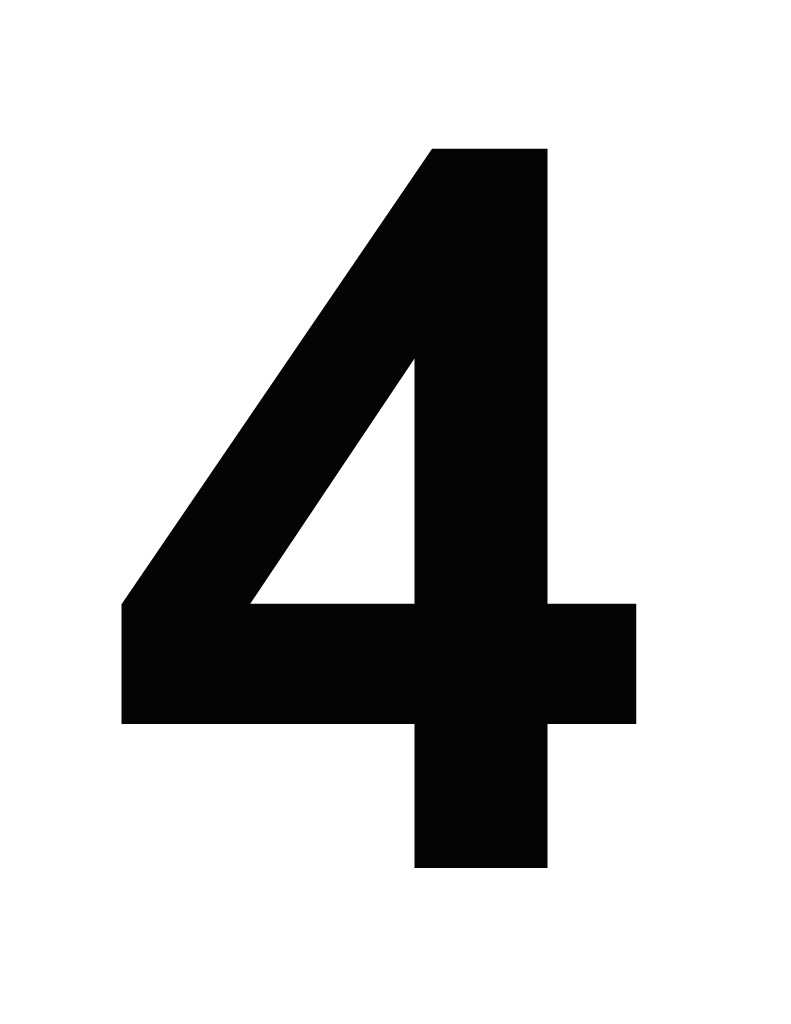
//> input picture digit/images/4.jpg, 791 x 1024 px
$ ./digit_r3 images/4.jpg   (built with g++ and OpenCV 4)
//> lines starting //> are read from the running program, lines starting //| are printed output that depends on the picture; after the words box and inside, x2 and y2 are one past the last pixel; in counts of white or black regions, pixels touching at a corner belong together
#include <opencv2/opencv.hpp>
#include <stdio.h>
#include <iostream>

using namespace cv;
using namespace std;

int main(int argc, char *argv[])
{
//Variable Declaration
	Mat img, canny, eroded;
	namedWindow("Digit Model", CV_WINDOW_NORMAL);

//Read Image
	if(argc!=2)
	{
		cout<<"\nUsage: ./digit.cpp <Your Image>\n";
		return -1;
	}

	img = imread(argv[1]);
//> img is the input picture: 1024 rows x 791 cols, CV_8UC3; min 0, max 255, mean 198
	if(!img.data)
	{
		cout<<"\n Not a Valid Image\n";
		return -1;
	}

//edge
	Mat gray, blur;
	cvtColor(img, gray, CV_BGR2GRAY);
	GaussianBlur(gray, blur, Size(3,3), 0);
	Canny(blur, canny, 120, 360, 3);
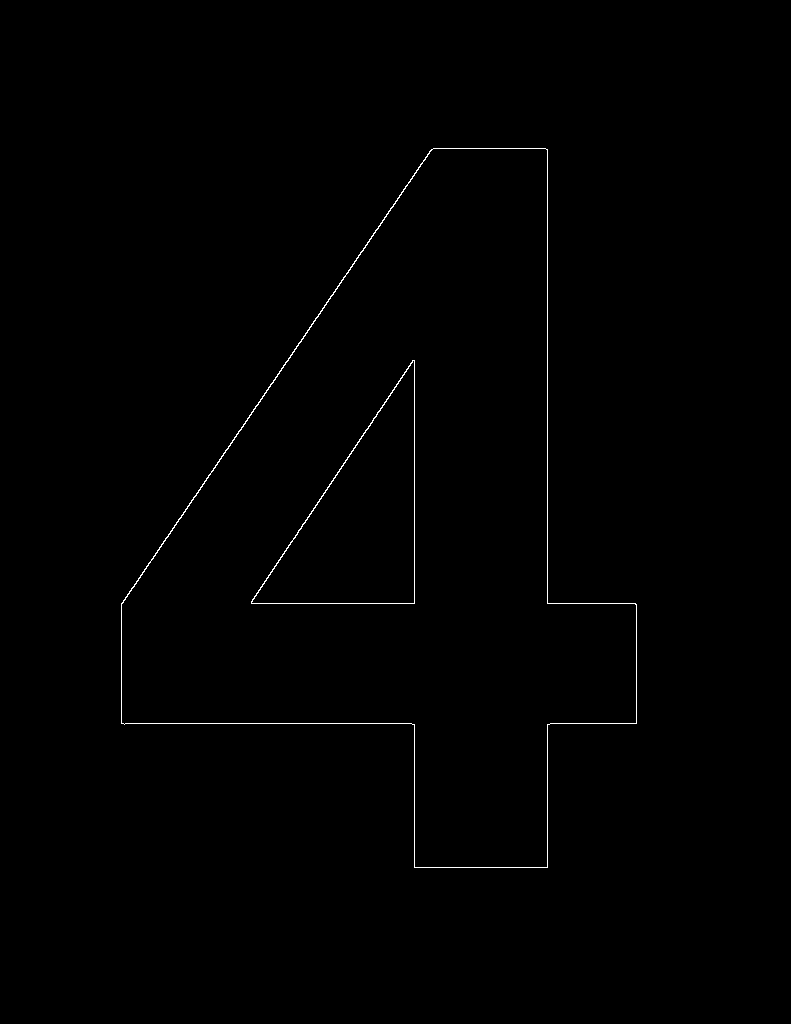
//> canny: 1024 rows x 791 cols, CV_8UC1; 0.4% white in thin lines or dots, all inside (x1, y1, x2, y2) = (121, 148, 637, 868)

//contour
	Mat bw;
	canny.copyTo(bw);
	vector<vector<Point> > contours;
	vector<Vec4i> h;
	findContours(canny, contours, h, CV_RETR_TREE, CV_CHAIN_APPROX_SIMPLE, Point(0,0));
//> contours = 4 contours; box (x1, y1, x2, y2) and area: (121, 148, 637, 868) 204127, (121, 148, 637, 868) 203816, (251, 360, 415, 604) 20170, (251, 360, 415, 604) 20008; h = 4 items: [-1, -1, 1, -1], [-1, -1, 2, 0], [-1, -1, 3, 1], [-1, -1, -1, 2]
	for(int i=0; i<contours.size(); i++)
	{
		drawContours(bw, contours, i, Scalar(255,255,255), -1, 8, h, 0, Point());
	}
//> this loop made 4 passes
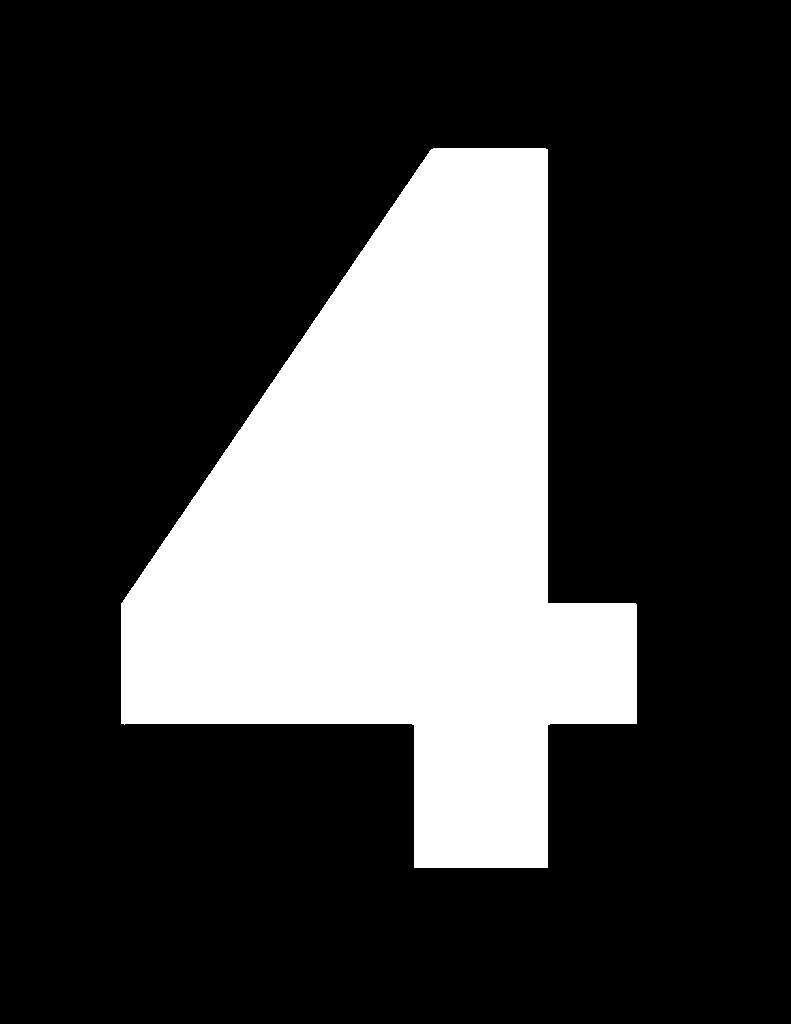
//> bw: 1024 rows x 791 cols, CV_8UC1; 25.3% white; 1 white region, box (x1, y1, x2, y2) and area: (121, 148, 637, 868) 205203

//skeletonization
	Mat  skel = Mat::zeros(img.size(), CV_8UC1);
	Mat temp(img.size(), CV_8UC1);
	Mat element = getStructuringElement(MORPH_CROSS, Size(3, 3));

	threshold(bw, bw, 127, 255, cv::THRESH_BINARY);

	bool done;
	do
	{
  		morphologyEx(bw, temp, cv::MORPH_OPEN, element);
  		bitwise_not(temp, temp);
  		bitwise_and(bw, temp, temp);
  		bitwise_or(skel, temp, skel);
  		erode(bw, bw, element);

 		double max;
  		minMaxLoc(bw, 0, &max);
  		done = (max == 0);
	}while(!done);
//> this loop made 190 passes
//> pass 1, `bitwise_and(bw, temp, temp);`:
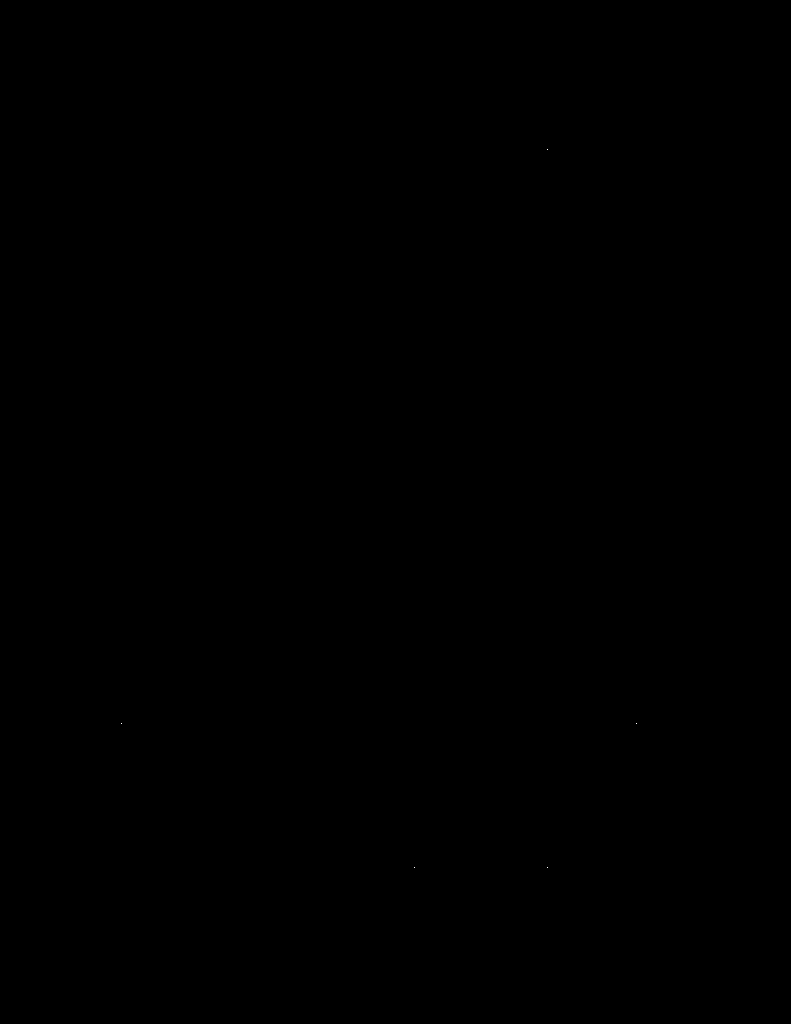
//> temp: 1024 rows x 791 cols, CV_8UC1; 0% white in thin lines or dots, all inside (x1, y1, x2, y2) = (121, 149, 637, 868)
//> pass 1, `erode(bw, bw, element);`:
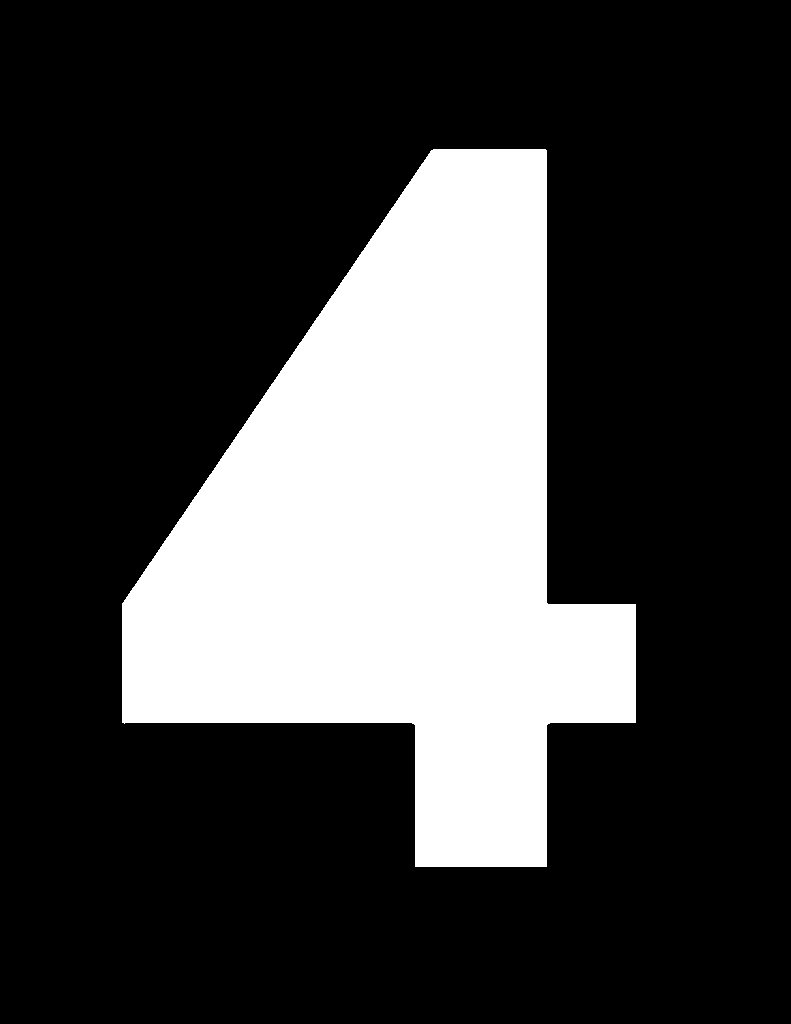
//> bw: 1024 rows x 791 cols, CV_8UC1; 25.1% white; 1 white region, box (x1, y1, x2, y2) and area: (122, 149, 636, 867) 203053
//> after the loop: bw: 1024 rows x 791 cols, CV_8UC1; every value is 0
//> after the loop: temp: 1024 rows x 791 cols, CV_8UC1; 0% white in thin lines or dots, all inside (x1, y1, x2, y2) = (357, 533, 359, 535)
//> after the loop:
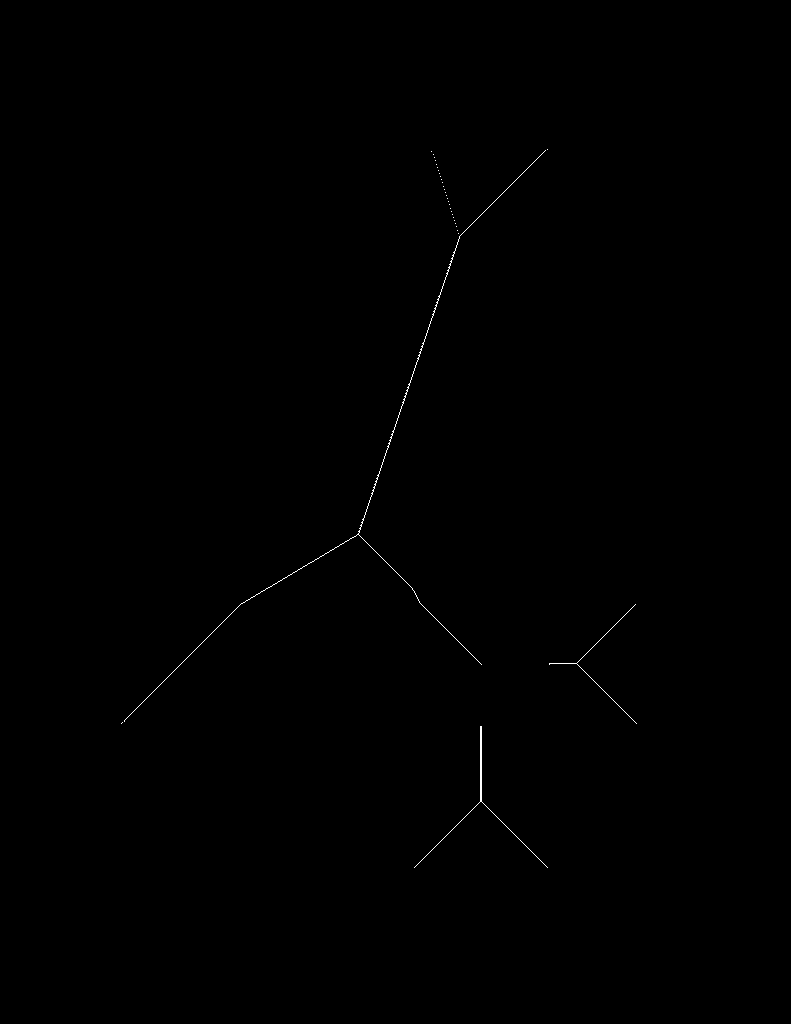
//> skel: 1024 rows x 791 cols, CV_8UC1; 0.16% white in thin lines or dots, all inside (x1, y1, x2, y2) = (121, 149, 637, 868)

//graph model


	imshow("Digit Model", skel);
	waitKey();
}

$ run again, on digit/images/7.jpg
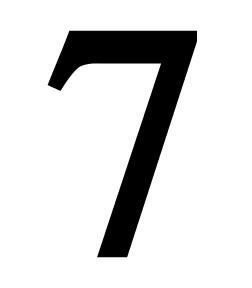
//> input picture digit/images/7.jpg, 252 x 288 px
//> img is the input picture: 288 rows x 252 cols, CV_8UC3; min 0, max 255, mean 218
//> `Canny(blur, canny, 120, 360, 3);`:
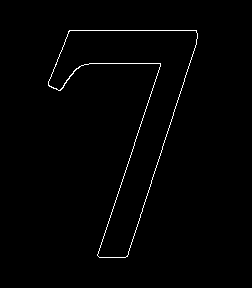
//> canny: 288 rows x 252 cols, CV_8UC1; 1.1% white in thin lines or dots, all inside (x1, y1, x2, y2) = (48, 30, 198, 258)
//> contours = 2 contours; box (x1, y1, x2, y2) and area: (48, 30, 198, 258) 10567, (48, 30, 198, 258) 10540; h = 2 items: [-1, -1, 1, -1], [-1, -1, -1, 0]
//> the loop `for(int i=0; i<contours.size(); i++)` made 2 passes
//> the loop `do` made 23 passes
//> (max, done) on passes 1 to 8: (255, false), (255, false), (255, false), (255, false), (255, false), (255, false), (255, false), (255, false)
//> after the loop `do`:
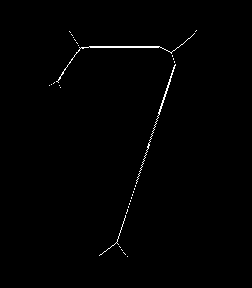
//> skel: 288 rows x 252 cols, CV_8UC1; 0.69% white in thin lines or dots, all inside (x1, y1, x2, y2) = (49, 30, 197, 257)
